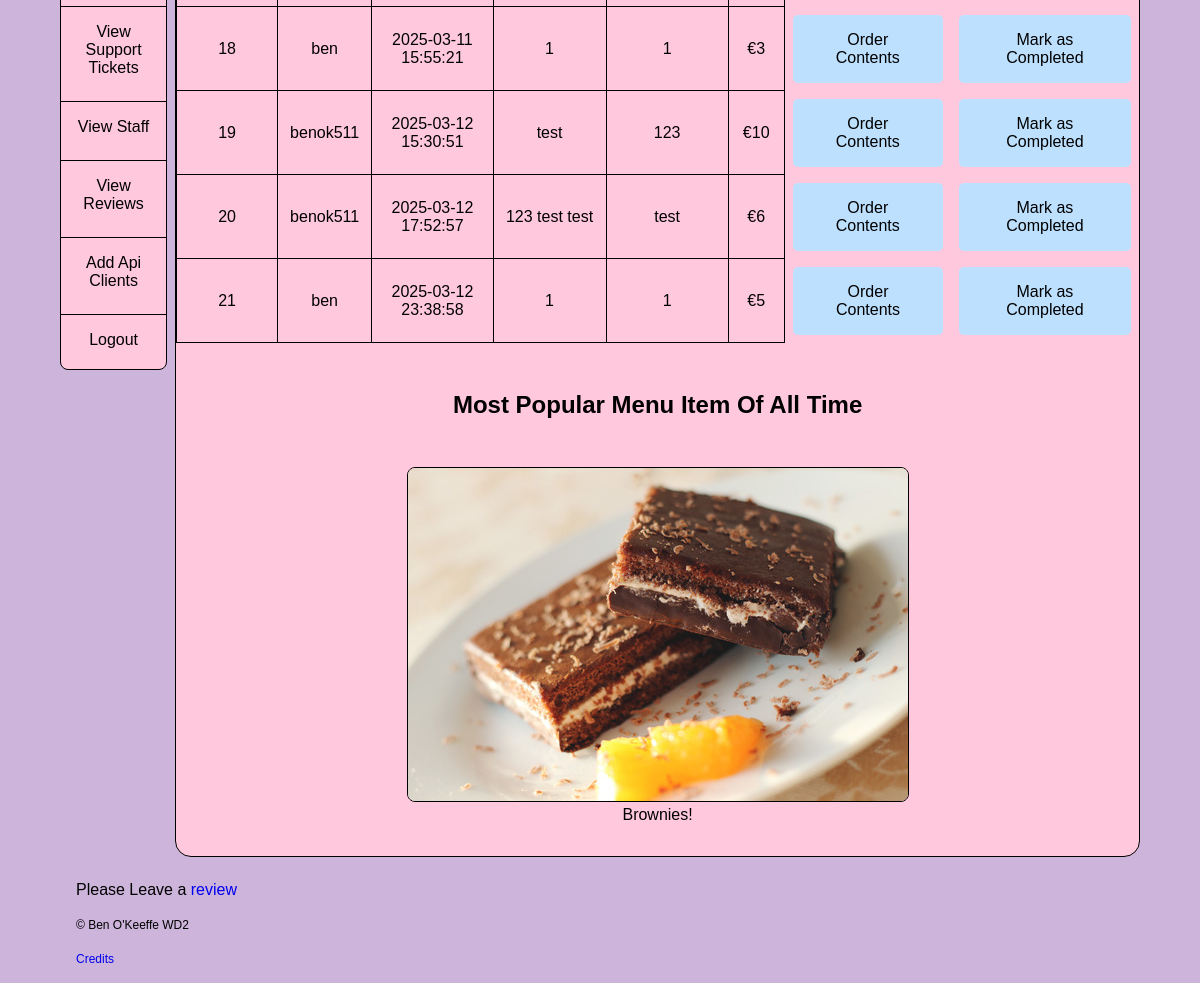
Before: /admin-tools (signed in, lower part) with the older database file.
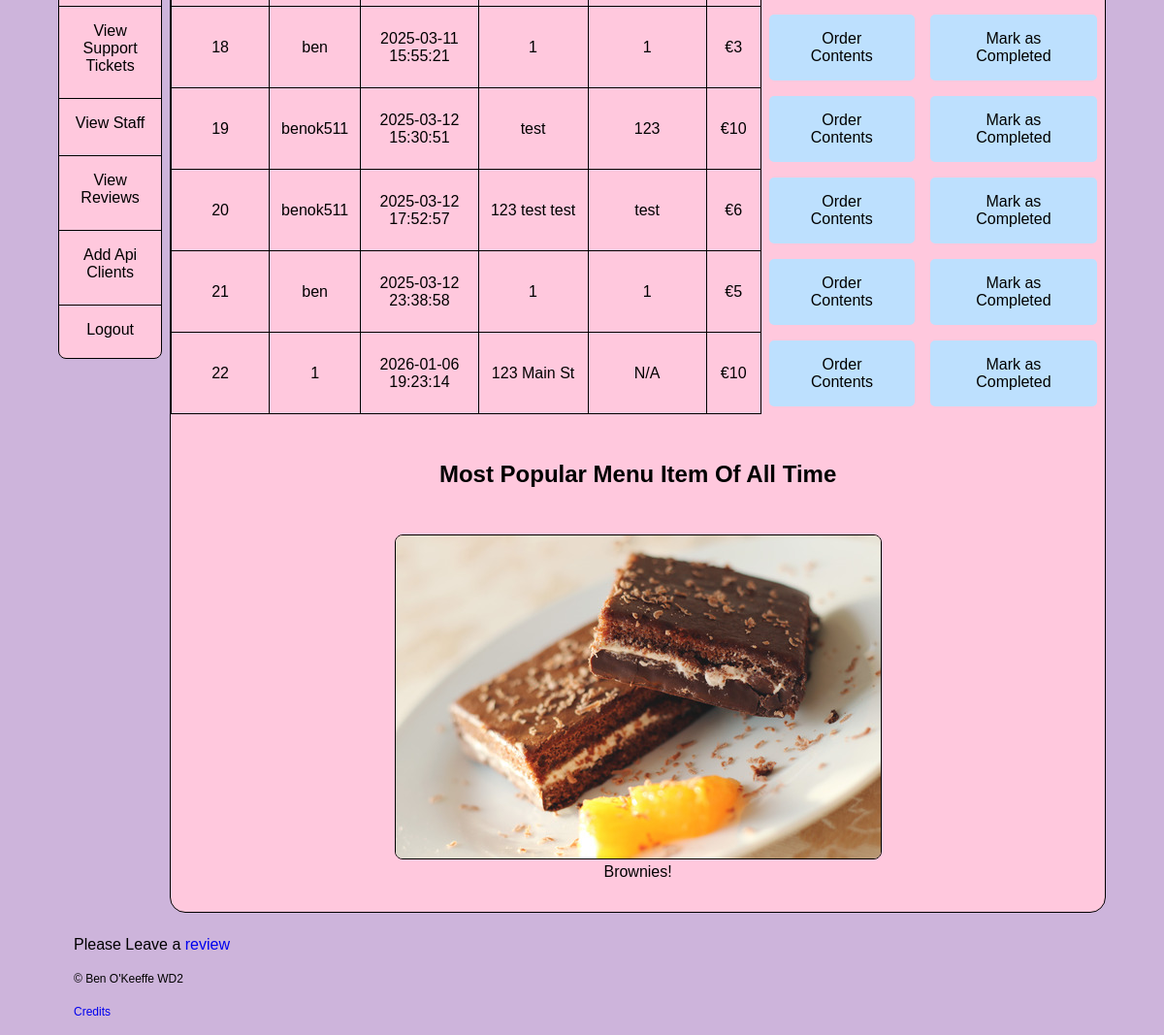
After: the same page with the newer database file.
### tables this page shows
CREATE TABLE placed_order (
    order_num INTEGER PRIMARY KEY AUTOINCREMENT, 
    user_id TEXT NOT NULL,
    order_datetime DATETIME NOT NULL,
    order_address TEXT NOT NULL,
    instructions TEXT DEFAULT 'None',
    price INT NOT NULL, order_progress TEXT DEFAULT 'In Progress',
    FOREIGN KEY (user_id) REFERENCES customers(user_id)
);

CREATE TABLE menu (
    item_id INTEGER PRIMARY KEY AUTOINCREMENT,
    item_name TEXT NOT NULL,
    price INTEGER NOT NULL,
    stock INTEGER NOT NULL,
    image TEXT NOT NULL,
    description text NOT NULL

);

### app.py (the view)
@app.route('/admin-tools')
@login_required
@admin_required
def admin_tools():
    db = get_db()
    orders = db.execute('''SELECT * FROM placed_order WHERE order_progress = "In Progress" ''').fetchall()
    most_popular_item_id = db.execute('''SELECT item_id, MAX(total_qty) FROM
    (SELECT item_id, SUM(quantity) AS total_qty
    FROM in_order
    GROUP BY item_id) AS item_totals;''').fetchone()
    most_popular_item = db.execute('''SELECT * From menu WHERE item_id = ?''', (most_popular_item_id[0],)).fetchone()
    return render_template('admin.html', orders = orders, most_popular_item = most_popular_item, title = 'Current Orders')

### app.py (called while the page is built)
@app.before_request
def load_logged_in_user():
    g.user = session.get('user_id',None)
    g.is_admin = session.get('is_admin',None)

def login_required(view):
    @wraps(view)
    def wrapped_view(*args, **kwargs):
        if g.user is None:
            return redirect(url_for('login', next = request.url))
        return view(*args, **kwargs)
    return wrapped_view

def admin_required(view): #just took your code for the login decorator and changed it to do the same for admin-only pages
    @wraps(view)
    def wrapped_view(*args, **kwargs):
        if g.is_admin is None:
            return redirect(url_for('restricted'))
        return view(*args, **kwargs)
    return wrapped_view

### database.py (called while the page is built)
def get_db():
    if 'db' not in g:
        g.db = sqlite3.connect(DATABASE,
                               detect_types=sqlite3.PARSE_DECLTYPES)
        g.db.row_factory = sqlite3.Row
    return g.db

### templates/admin.html (shortened to what this page needs)
{% extends "base.html" %}
{% block main_content %}
{%if orders %}
<table class="center">
    {% for order in orders %}
    <tr>
        <td>{{order['order_num']}}</td>
        <td>{{order['user_id']}}</td>
        <td>{{order['order_datetime']}}</td>
        <td>{{order['order_address']}}</td>
        <td>
            {% if order['instructions']%}
            {{order['instructions']}}
            {%else%}
            N/A
            {%endif%}
        </td>
        <td>€{{order['price']}}</td>
        <td class="remove"><a class="button" href="{{url_for('order_contents', id = order['order_num'])}}">Order Contents</a></td>
        <td class="remove"><a href="{{url_for('mark_complete', id = order['order_num'] )}}" class="button">Mark as Completed</a></td>
    </tr>
    {%endfor%}
    {%else%}
    <p class="center">All orders have been handled!</p>
    {%endif%}
</table>
<h2>Most Popular Menu Item Of All Time</h2>
<figure>
    <img src="{{url_for('static', filename=most_popular_item['image'])}}" alt="most Popular item">
    <figcaption>{{most_popular_item['item_name']}}!</figcaption>
</figure>
{%endblock%}

### templates/base.html (shortened to what this page needs)
<!DOCTYPE html>
<html lang="en">
<head>
    <link rel="stylesheet" href="{{url_for('static', filename='styles.css')}}">
</head>
<body>
    <nav>
            {% if g.is_admin %}
                <a href="{{url_for('admin_view_tickets')}}">View Support Tickets</a>
                <a href="{{url_for('view_staff')}}">View Staff</a>
                <a href="{{url_for('view_reviews')}}">View Reviews</a>
                <a href="{{url_for('addApiClient')}}">Add Api Clients</a>
                <a href="{{url_for('logout')}}">Logout</a>
            {% endif %}
    </nav>
    <main>
        {% block main_content %}
        {% endblock %}
    </main>
    <footer>
        <p>
           Please Leave a <a href="{{url_for('send_review')}}">review</a>
        </p>
        <p>
            <small>&copy; Ben O'Keeffe WD2</small>
        </p>
        <p>
            <small><a href="{{url_for('credits')}}">Credits</a></small>
        </p>
    </footer>
</body>
</html>

### static/styles.css (style rules this page uses)
:root { font-family: sans-serif, 'Times New Roman', Times, serif; font-size: 16px; --colour: black; --mainbgcolour: #ffc8dd; --bgcolour: #cdb4db; --accentcolour: #ffafcc; --accentcolour2: #bde0fe; }
*, *:before, *:after { box-sizing: border-box; }
small { font-size: 12px; }
body { color: var(--colour); background-color: var(--bgcolour); display: grid; grid-template-columns: 1fr 9fr; grid-template-areas: "top top" "ml mr" "bottom bottom"; gap: 0.5em; width: 90%; margin: 0 auto; }
p { margin: 1em; }
.center { text-align: center; }
.button { display: inline-block; padding: 1em 2em; background-color: var(--accentcolour2); color: var(--colour); text-decoration: none; border-radius: 5px; }
h1, h2, h3, h4, h5, h6 { text-align: center; }
main { background-color: var(--mainbgcolour); border: 1.25px solid var(--colour); border-radius: 1em; }
.remove { border: none; }
main>* { margin: 2em 1em; }
table { border-collapse: collapse; margin: 0 auto; text-align: center; }
table { margin-top: 1em; margin-bottom: 1em; }
th,td { border: 1px solid black; padding: 0.5em; }
nav { display: flex; flex-direction: column; flex-wrap: nowrap; align-items: center; justify-content: flex-start; border: 1px solid var(--colour); border-radius: 0.5em; background-color: var(--mainbgcolour); margin-bottom: 1em; }
nav a { margin: 0.25em 0; padding: 0.25em; flex: auto; width: 100%; text-align: center; color: var(--colour); padding: 1em; border-top: 1px solid var(--colour); }
a { text-decoration: none; }
main figure { text-align: center; }
img, iframe { max-width: 100%; }
main img, video { border: 0.5px solid var(--colour); border-radius: 0.5em; }
nav { grid-area: ml; flex-direction: column; flex-wrap: nowrap; align-items: center; align-self: start; justify-content: flex-start; margin-bottom: 1em; }
nav a { border-top: 1px solid var(--colour); padding: 1em; }
main { grid-area: mr; }
footer { grid-area: bottom; }

Changed rows visible on the page:
added placed_order: order_num "22", user_id "1", order_datetime "2026-01-06 19:23:14", order_address "123 Main St", instructions "N/A", price "10"
